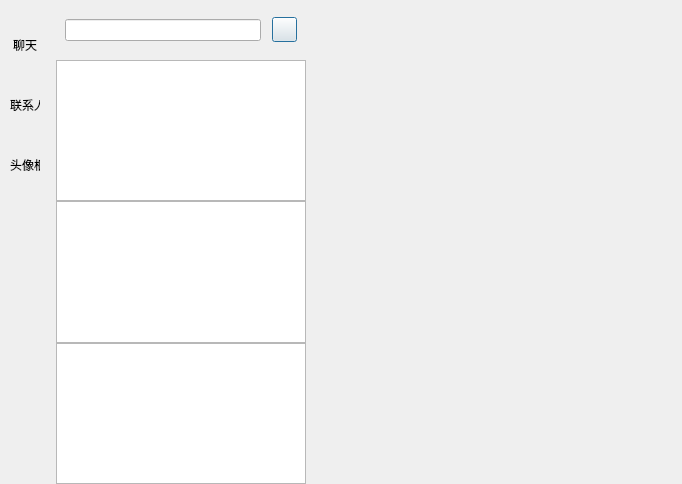
<?xml version="1.0" encoding="UTF-8"?>
<ui version="4.0">
 <class>ChatDialog</class>
 <widget class="QDialog" name="ChatDialog">
  <property name="geometry">
   <rect>
    <x>0</x>
    <y>0</y>
    <width>682</width>
    <height>484</height>
   </rect>
  </property>
  <property name="windowTitle">
   <string>Dialog</string>
  </property>
  <layout class="QHBoxLayout" name="horizontalLayout">
   <property name="spacing">
    <number>0</number>
   </property>
   <property name="leftMargin">
    <number>0</number>
   </property>
   <property name="topMargin">
    <number>0</number>
   </property>
   <property name="rightMargin">
    <number>0</number>
   </property>
   <property name="bottomMargin">
    <number>0</number>
   </property>
   <item>
    <widget class="QWidget" name="sideBar" native="true">
     <property name="sizePolicy">
      <sizepolicy hsizetype="Fixed" vsizetype="Expanding">
       <horstretch>0</horstretch>
       <verstretch>0</verstretch>
      </sizepolicy>
     </property>
     <property name="minimumSize">
      <size>
       <width>56</width>
       <height>0</height>
      </size>
     </property>
     <property name="maximumSize">
      <size>
       <width>56</width>
       <height>16777215</height>
      </size>
     </property>
     <layout class="QVBoxLayout" name="verticalLayout">
      <property name="leftMargin">
       <number>10</number>
      </property>
      <property name="topMargin">
       <number>30</number>
      </property>
      <property name="rightMargin">
       <number>0</number>
      </property>
      <property name="bottomMargin">
       <number>0</number>
      </property>
      <item>
       <widget class="QWidget" name="widget" native="true">
        <layout class="QVBoxLayout" name="verticalLayout_3">
         <property name="spacing">
          <number>30</number>
         </property>
         <property name="leftMargin">
          <number>0</number>
         </property>
         <property name="topMargin">
          <number>0</number>
         </property>
         <property name="rightMargin">
          <number>0</number>
         </property>
         <property name="bottomMargin">
          <number>0</number>
         </property>
         <item>
          <widget class="QLabel" name="sideChatLabel">
           <property name="minimumSize">
            <size>
             <width>30</width>
             <height>30</height>
            </size>
           </property>
           <property name="maximumSize">
            <size>
             <width>30</width>
             <height>30</height>
            </size>
           </property>
           <property name="text">
            <string>聊天</string>
           </property>
           <property name="alignment">
            <set>Qt::AlignCenter</set>
           </property>
          </widget>
         </item>
         <item>
          <widget class="QLabel" name="sideContactLabel">
           <property name="minimumSize">
            <size>
             <width>30</width>
             <height>30</height>
            </size>
           </property>
           <property name="maximumSize">
            <size>
             <width>30</width>
             <height>30</height>
            </size>
           </property>
           <property name="text">
            <string>联系人</string>
           </property>
          </widget>
         </item>
         <item>
          <widget class="QLabel" name="sideHeadLabel">
           <property name="minimumSize">
            <size>
             <width>30</width>
             <height>30</height>
            </size>
           </property>
           <property name="maximumSize">
            <size>
             <width>30</width>
             <height>30</height>
            </size>
           </property>
           <property name="text">
            <string>头像框</string>
           </property>
          </widget>
         </item>
        </layout>
       </widget>
      </item>
      <item>
       <spacer name="verticalSpacer">
        <property name="orientation">
         <enum>Qt::Vertical</enum>
        </property>
        <property name="sizeHint" stdset="0">
         <size>
          <width>20</width>
          <height>40</height>
         </size>
        </property>
       </spacer>
      </item>
     </layout>
    </widget>
   </item>
   <item>
    <widget class="QWidget" name="chatUserWidget" native="true">
     <property name="maximumSize">
      <size>
       <width>250</width>
       <height>16777215</height>
      </size>
     </property>
     <layout class="QVBoxLayout" name="verticalLayout_2">
      <property name="spacing">
       <number>0</number>
      </property>
      <property name="leftMargin">
       <number>0</number>
      </property>
      <property name="topMargin">
       <number>0</number>
      </property>
      <property name="rightMargin">
       <number>0</number>
      </property>
      <property name="bottomMargin">
       <number>0</number>
      </property>
      <item>
       <widget class="QWidget" name="searchWidget" native="true">
        <property name="minimumSize">
         <size>
          <width>0</width>
          <height>60</height>
         </size>
        </property>
        <property name="maximumSize">
         <size>
          <width>16777215</width>
          <height>60</height>
         </size>
        </property>
        <layout class="QHBoxLayout" name="horizontalLayout_2">
         <item>
          <widget class="CustomizedEdit" name="searchEdit"/>
         </item>
         <item>
          <spacer name="horizontalSpacer">
           <property name="orientation">
            <enum>Qt::Horizontal</enum>
           </property>
           <property name="sizeType">
            <enum>QSizePolicy::Fixed</enum>
           </property>
           <property name="sizeHint" stdset="0">
            <size>
             <width>5</width>
             <height>20</height>
            </size>
           </property>
          </spacer>
         </item>
         <item>
          <widget class="ClickedBtn" name="addButton">
           <property name="minimumSize">
            <size>
             <width>25</width>
             <height>25</height>
            </size>
           </property>
           <property name="maximumSize">
            <size>
             <width>25</width>
             <height>25</height>
            </size>
           </property>
           <property name="text">
            <string/>
           </property>
          </widget>
         </item>
        </layout>
       </widget>
      </item>
      <item>
       <widget class="ChatUserList" name="chatUserList"/>
      </item>
      <item>
       <widget class="QListWidget" name="searchList"/>
      </item>
      <item>
       <widget class="QListWidget" name="contactList"/>
      </item>
     </layout>
    </widget>
   </item>
   <item>
    <widget class="QStackedWidget" name="stackedWidget">
     <property name="currentIndex">
      <number>0</number>
     </property>
     <widget class="ChatPage" name="chatPage"/>
     <widget class="QWidget" name="friendRequestPage"/>
    </widget>
   </item>
  </layout>
 </widget>
 <customwidgets>
  <customwidget>
   <class>ClickedBtn</class>
   <extends>QPushButton</extends>
   <header location="global">clickedbtn.h</header>
  </customwidget>
  <customwidget>
   <class>CustomizedEdit</class>
   <extends>QLineEdit</extends>
   <header location="global">customizededit.h</header>
  </customwidget>
  <customwidget>
   <class>ChatUserList</class>
   <extends>QListWidget</extends>
   <header location="global">chatuserlist.h</header>
  </customwidget>
  <customwidget>
   <class>ChatPage</class>
   <extends>QWidget</extends>
   <header location="global">chatpage.h</header>
   <container>1</container>
  </customwidget>
 </customwidgets>
 <resources/>
 <connections/>
</ui>
